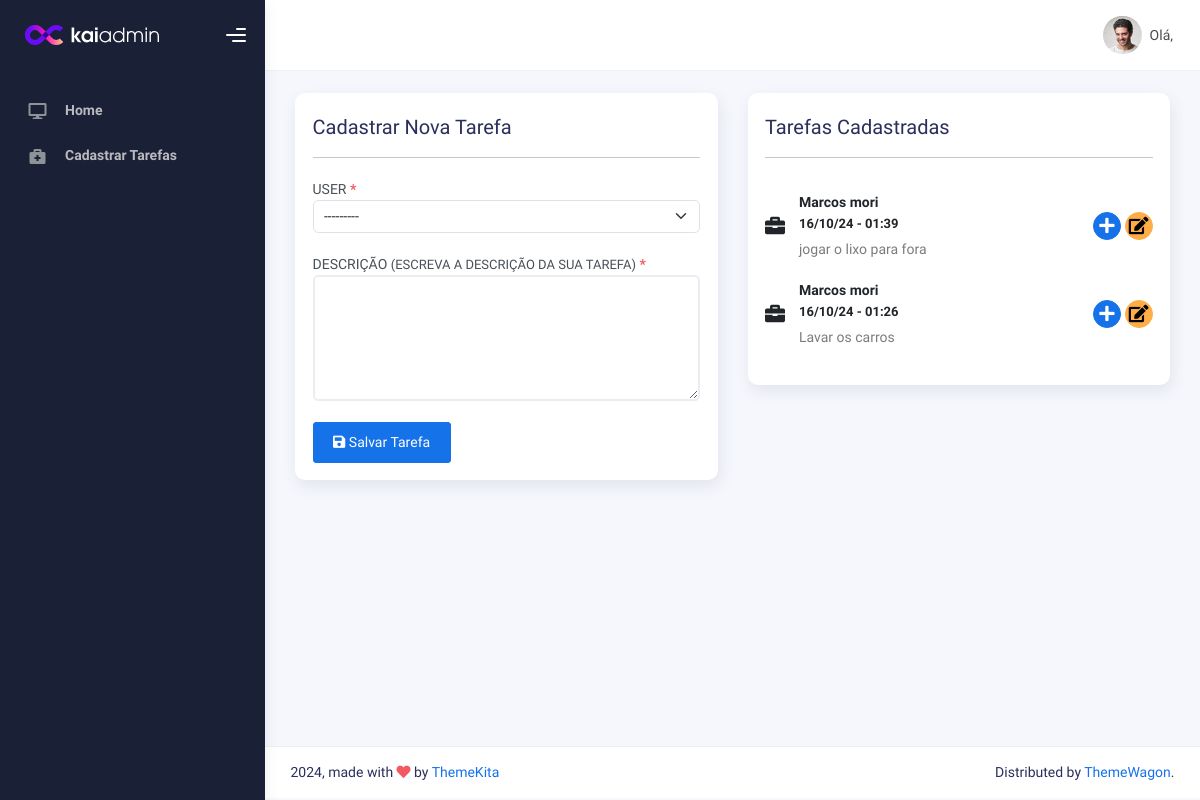
The page /task_add/ on the database as committed earlier.
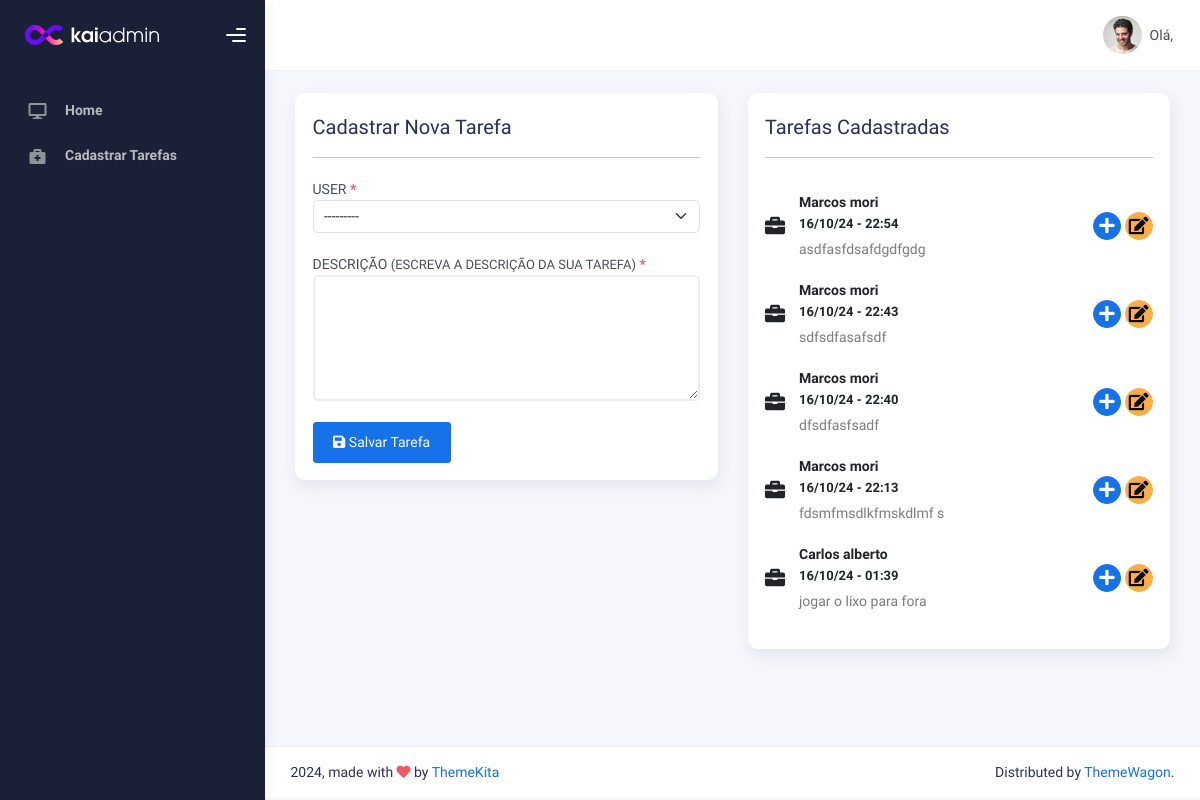
The same page on the database as committed later.
### task/models/task.py (models this page shows)
class Task(models.Model):
    date_create = models.DateTimeField(auto_now_add=True)
    user = models.ForeignKey(User, models.DO_NOTHING, related_name='task_user')
    description = models.TextField(max_length=2500, verbose_name='Descrição', help_text='Escreva a descrição da sua tarefa')
    class Meta:
        ordering = ['-date_create']

### user/models/user.py (models this page shows, shortened)
class User(AbstractBaseUser, PermissionsMixin):
    email = models.EmailField(_('email address'), unique=True)
    first_name = models.CharField(_('first name'), max_length=300, blank=True)
    last_name = models.CharField(_('last name'), max_length=300, blank=True)
    date_joined = models.DateTimeField(_('date joined'), auto_now_add=True)
    is_active = models.BooleanField(_('active'), default=False)
    is_staff = models.BooleanField(_('staff'), default=False)
    objects = UserManager()
    USERNAME_FIELD = 'email'
    REQUIRED_FIELDS = ['first_name', 'last_name']
    class Meta:
        verbose_name = _('user')
        verbose_name_plural = _('users')
    def __str__(self):
        return self.get_full_name()
    def get_full_name(self):
        full_name = '%s %s' % (self.first_name, self.last_name)
        return full_name.strip().capitalize()

### task/views/task.py (the view)
# urls.py: path('task_add/', TaskAddView.as_view(), name="task_add"),
class TaskAddView(CreateView):
    model = Task
    form_class = TaskForm
    template_name = '01_task/task_add.html'
    success_url = reverse_lazy('home')
    def get_context_data(self, **kwargs):
        return dict(
            super().get_context_data(**kwargs),
            tasks=Task.objects.all()[:5]
        )

### task/forms/task.py
class TaskForm(forms.ModelForm):
    class Meta:
        model = Task
        widgets = {
            'description': forms.Textarea(attrs={'class': 'form-control', 'rows': 5, 'required': True}),
            'user': forms.Select(attrs={'class': 'form-select', 'required': True}),
        }
        fields = [
            'description',
            'user',
        ]

### www/templates/01_task/task_add.html (shortened to what this page needs)
{% extends "01_task/partials/base.html" %}
{% load static %}
{% block main %}
<div class="row">
    <div class="col-md-6">
        <div class="card card-round">
            <div class="card-body">
                <div class="card-title fw-mediumbold">Cadastrar Nova Tarefa</div>
                <hr>
                <form method="POST">
                    <div class="row mt-4">
                        <div class="col-md-12">
                            <label for="{{ form.user.id_for_label }}">
                                {{ form.user.label|upper }} <b class="text-danger">*</b>
                            </label>
                            {{ form.user }}
                        </div>
                    </div>
                    <div class="row mt-4">
                        <div class="col-md-12">
                            <label for="{{ form.description.id_for_label }}">
                                {{ form.description.label|upper }} <small>({{ form.description.help_text|upper }})</small> <b class="text-danger">*</b>
                            </label>
                            {{ form.description }}
                        </div>
                    </div>
                    <div class="row mt-4">
                        <div class="col-md-12">
                            <button type="submit" class="btn btn-primary">
                                <i class="fas fa-save"></i> Salvar Tarefa
                            </button>
                        </div>
                    </div>
                </form>
            </div>
        </div>
    </div>
    <div class="col-md-6">
        <div class="card card-round">
            <div class="card-body">
                <div class="card-title fw-mediumbold">Tarefas Cadastradas</div>
                <hr>
                {% include '01_task/partials/card-list-task.html' with tasks=tasks %}
            </div>
        </div>
    </div>
</div>
{% endblock main %}

### www/templates/01_task/partials/card-list-task.html
<div class="card-list">
    {% for task in tasks %}
    <div class="item-list">
        <i class="fas fa-briefcase" style="font-size:20px"></i>
        <div class="info-user ms-3">
        <div class="username">{{ task.user.get_full_name }} <br>
            <small>{{ task.date_create|date:"d/m/y - H:i" }}</small>
        </div>
        <div class="status fs-6">{{ task.description }}</div>
        </div>
        <button class="btn btn-icon btn-primary btn-round btn-sm m-1">
            <i class="fa fa-plus"></i>
        </button>
        <a href="{% url 'task_att' task.id %}" class="btn btn-icon btn-warning btn-round btn-sm">
            <i class="fa fa-edit"></i>
        </a>
    </div>
    {% empty %}
        <h5 class="text-center text-uppercase">
            nenhuma tarefa cadastrada
        </h5>
    {% endfor %}
</div>

Rows that differ between the two databases and show on the page:
no longer on this page (row unchanged): Task: user.get_full_name "Marcos mori", date_create "16/10/24 - 01:26", description "Lavar os carros"
added Task: user.get_full_name "Marcos mori", date_create "16/10/24 - 22:54", description "asdfasfdsafdgdfgdg"
added Task: user.get_full_name "Marcos mori", date_create "16/10/24 - 22:43", description "sdfsdfasafsdf"
added Task: user.get_full_name "Marcos mori", date_create "16/10/24 - 22:40", description "dfsdfasfsadf"
added Task: user.get_full_name "Marcos mori", date_create "16/10/24 - 22:13", description "fdsmfmsdlkfmskdlmf s"
changed through a linked row, Task "jogar o lixo para fora": user.get_full_name "Marcos mori" → "Carlos alberto"
